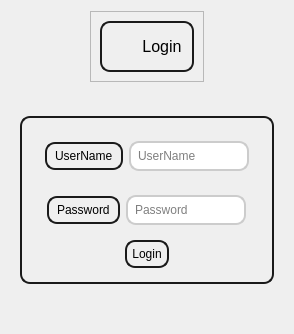
            <widget class="QWidget" name="Login_In_Page">
             <layout class="QVBoxLayout" name="verticalLayout_11">
              <item alignment="Qt::AlignHCenter">
               <widget class="QFrame" name="frame_16">
                <property name="frameShape">
                 <enum>QFrame::StyledPanel</enum>
                </property>
                <property name="frameShadow">
                 <enum>QFrame::Raised</enum>
                </property>
                <layout class="QVBoxLayout" name="verticalLayout_18">
                 <item alignment="Qt::AlignHCenter">
                  <widget class="QFrame" name="frame_3">
                   <property name="styleSheet">
                    <string notr="true">QFrame{
    border-radius: 10px;
    border: 2px solid  hsl(0, 0%, 10%);;
    padding: 5px;
}
QLabel{
border:0px;
}</string>
                   </property>
                   <property name="frameShape">
                    <enum>QFrame::StyledPanel</enum>
                   </property>
                   <property name="frameShadow">
                    <enum>QFrame::Raised</enum>
                   </property>
                   <layout class="QHBoxLayout" name="horizontalLayout_21">
                    <property name="spacing">
                     <number>0</number>
                    </property>
                    <property name="leftMargin">
                     <number>0</number>
                    </property>
                    <property name="topMargin">
                     <number>0</number>
                    </property>
                    <property name="rightMargin">
                     <number>0</number>
                    </property>
                    <property name="bottomMargin">
                     <number>0</number>
                    </property>
                    <item>
                     <widget class="QLabel" name="label_8">
                      <property name="minimumSize">
                       <size>
                        <width>30</width>
                        <height>30</height>
                       </size>
                      </property>
                      <property name="maximumSize">
                       <size>
                        <width>30</width>
                        <height>30</height>
                       </size>
                      </property>
                      <property name="text">
                       <string />
                      </property>
                      <property name="pixmap">
                       <pixmap resource="../Qss/icons/_icons.qrc">:/icons/000000/feather/user.png</pixmap>
                      </property>
                      <property name="scaledContents">
                       <bool>true</bool>
                      </property>
                     </widget>
                    </item>
                    <item>
                     <widget class="QLabel" name="label_15">
                      <property name="font">
                       <font>
                        <pointsize>12</pointsize>
                       </font>
                      </property>
                      <property name="layoutDirection">
                       <enum>Qt::LeftToRight</enum>
                      </property>
                      <property name="styleSheet">
                       <string notr="true" />
                      </property>
                      <property name="text">
                       <string>Login</string>
                      </property>
                      <property name="alignment">
                       <set>Qt::AlignHCenter|Qt::AlignTop</set>
                      </property>
                     </widget>
                    </item>
                   </layout>
                  </widget>
                 </item>
                </layout>
               </widget>
              </item>
              <item>
               <widget class="QFrame" name="frame_17">
                <property name="sizePolicy">
                 <sizepolicy hsizetype="Preferred" vsizetype="Expanding">
                  <horstretch>0</horstretch>
                  <verstretch>0</verstretch>
                 </sizepolicy>
                </property>
                <property name="styleSheet">
                 <string notr="true">QFrame,#Login_info_after_check{
border:0px;
}

QPushButton{
	border:2px solid black;
}
QLabel,QPushButton,#Login_Box{
    border-radius: 10px;
    border: 2px solid  hsl(0, 0%, 10%);;
    padding: 5px;
}
QLineEdit {
    border-radius: 10px;
    border: 2px solid #ccc;
    padding: 5px;
}
QPushButton:hover {
    background-color: #bdbdbd;
}
QLineEdit:focus {
    border-color: hsl(0, 0%, 30%);
}
</string>
                </property>
                <property name="frameShape">
                 <enum>QFrame::StyledPanel</enum>
                </property>
                <property name="frameShadow">
                 <enum>QFrame::Raised</enum>
                </property>
                <layout class="QVBoxLayout" name="verticalLayout_21">
                 <property name="topMargin">
                  <number>28</number>
                 </property>
                 <item alignment="Qt::AlignHCenter">
                  <widget class="QFrame" name="Login_Box">
                   <property name="styleSheet">
                    <string notr="true">#Sign_Up_Info_Box{

    border-radius: 10px;
    border: 2px solid  hsl(0, 0%, 10%);;
    padding: 5px;
}</string>
                   </property>
                   <property name="frameShape">
                    <enum>QFrame::StyledPanel</enum>
                   </property>
                   <property name="frameShadow">
                    <enum>QFrame::Raised</enum>
                   </property>
                   <layout class="QVBoxLayout" name="verticalLayout_20">
                    <item alignment="Qt::AlignHCenter">
                     <widget class="QFrame" name="UserName_box_login">
                      <property name="frameShape">
                       <enum>QFrame::StyledPanel</enum>
                      </property>
                      <property name="frameShadow">
                       <enum>QFrame::Raised</enum>
                      </property>
                      <layout class="QHBoxLayout" name="horizontalLayout_25">
                       <item alignment="Qt::AlignVCenter">
                        <widget class="QLabel" name="label_18">
                         <property name="text">
                          <string>UserName</string>
                         </property>
                        </widget>
                       </item>
                       <item>
                        <widget class="QLineEdit" name="Username_input_login">
                         <property name="placeholderText">
                          <string>UserName</string>
                         </property>
                        </widget>
                       </item>
                      </layout>
                     </widget>
                    </item>
                    <item alignment="Qt::AlignHCenter">
                     <widget class="QFrame" name="Password_box_login">
                      <property name="frameShape">
                       <enum>QFrame::StyledPanel</enum>
                      </property>
                      <property name="frameShadow">
                       <enum>QFrame::Raised</enum>
                      </property>
                      <layout class="QHBoxLayout" name="horizontalLayout_27">
                       <item alignment="Qt::AlignVCenter">
                        <widget class="QLabel" name="label_20">
                         <property name="text">
                          <string>Password</string>
                         </property>
                        </widget>
                       </item>
                       <item>
                        <widget class="QLineEdit" name="Pass_input_login">
                         <property name="echoMode">
                          <enum>QLineEdit::Password</enum>
                         </property>
                         <property name="placeholderText">
                          <string>Password</string>
                         </property>
                        </widget>
                       </item>
                      </layout>
                     </widget>
                    </item>
                    <item alignment="Qt::AlignHCenter">
                     <widget class="QPushButton" name="Login_Check_btn">
                      <property name="cursor">
                       <cursorShape>PointingHandCursor</cursorShape>
                      </property>
                      <property name="text">
                       <string>Login</string>
                      </property>
                      <property name="icon">
                       <iconset resource="../Qss/icons/_icons.qrc">
                        <normaloff>:/icons/000000/feather/user.png</normaloff>:/icons/000000/feather/user.png</iconset>
                      </property>
                     </widget>
                    </item>
                   </layout>
                  </widget>
                 </item>
                 <item alignment="Qt::AlignHCenter|Qt::AlignVCenter">
                  <widget class="QLabel" name="Login_info_after_check">
                   <property name="text">
                    <string />
                   </property>
                  </widget>
                 </item>
                </layout>
               </widget>
              </item>
             </layout>
            </widget>
